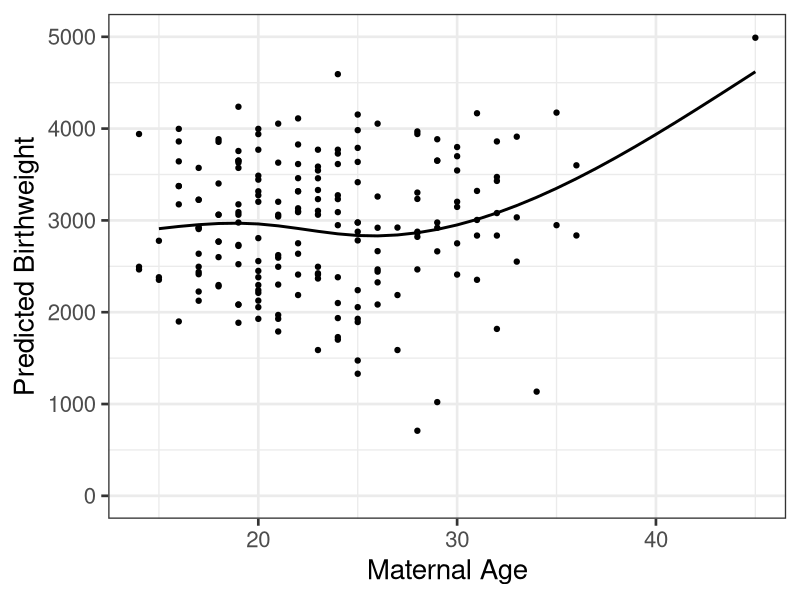
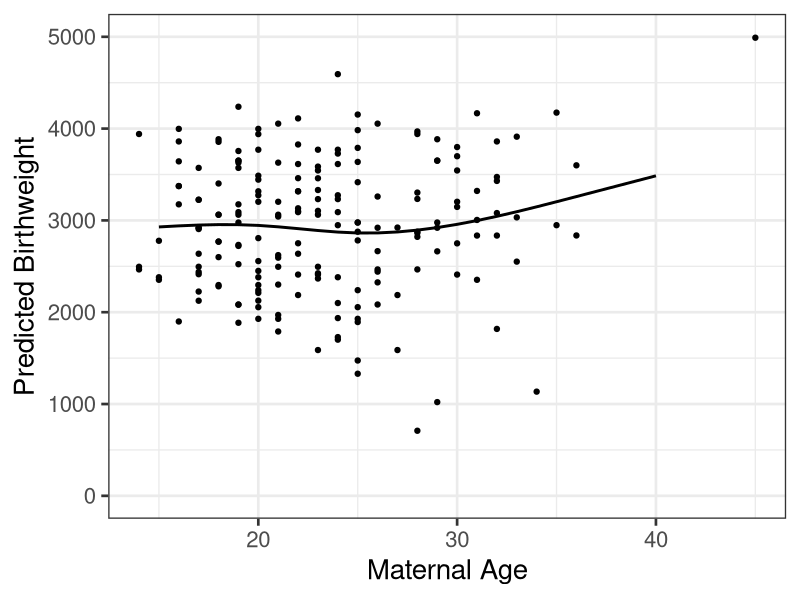
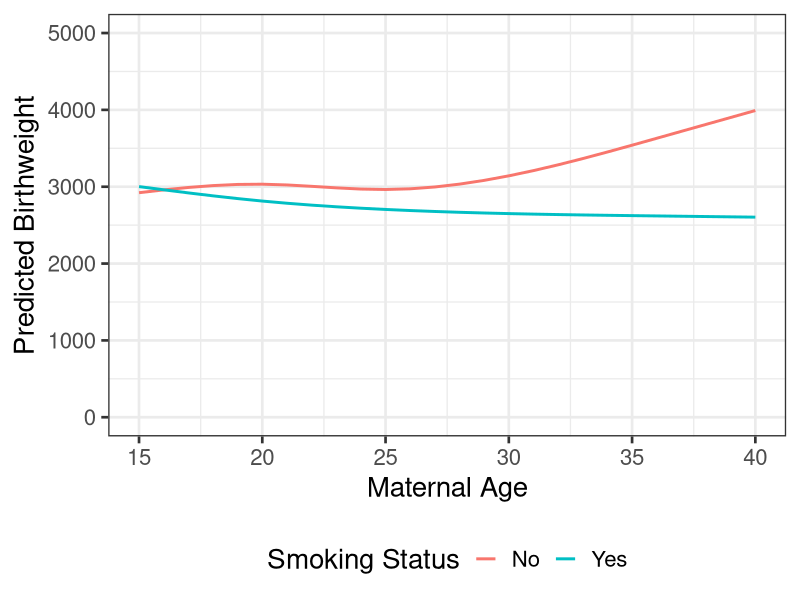
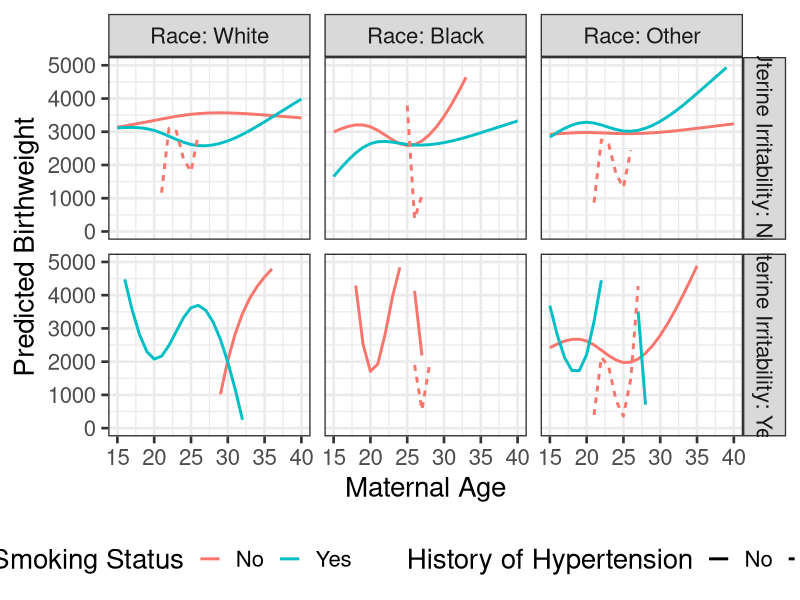

These charts were generated, in order, by the following R code:
## ---- chunk 1
#| message: false
#| warning: false
library(tidyverse)
library(splines)
data(birthwt, package = "MASS")
# Model
mod <-  lm(bwt ~ ns(age, 3), data = birthwt)
# Create new data
newdf <-  expand.grid(age = seq(15, 45, by = 1))
# Predict
newdf <-  newdf |> 
  mutate(pred = predict(mod, newdata = newdf))
# Visualise
ggplot(data = newdf, aes(x = age, y = pred)) +
  geom_line(linewidth = 1) +
  geom_point(data = birthwt, aes(x = age, y = bwt)) +
  xlab("Maternal Age") + ylab("Predicted Birthweight") +
  scale_y_continuous(limits = c(0, 5000), breaks = seq(0, 5000, by = 1000)) +
  theme_bw(base_size = 20) +
  theme(legend.position = "bottom")
## ---- chunk 2
#| message: false
#| warning: false
library(tidyverse)
library(splines)
data(birthwt, package = "MASS")
# Model
mod <-  lm(bwt ~ ns(age, 3), data = subset(birthwt, age < 40))
# Create new data
newdf <-  expand.grid(age = seq(15, 40, by = 1))
# Predict
newdf <-  newdf |> 
  mutate(pred = predict(mod, newdata = newdf))
# Visualise
ggplot(data = newdf, aes(x = age, y = pred)) +
  geom_line(linewidth = 1) +
  geom_point(data = birthwt, aes(x = age, y = bwt)) +
  xlab("Maternal Age") + ylab("Predicted Birthweight") +
  scale_y_continuous(limits = c(0, 5000), breaks = seq(0, 5000, by = 1000)) +
  theme_bw(base_size = 20) +
  theme(legend.position = "bottom")
## ---- chunk 3
#| message: false
#| warning: false
# Relabel smoking
birthwt$smoke <-  factor(birthwt$smoke, levels = c(0,1), labels = c("No", "Yes"))
# Model
mod2 <-  lm(bwt ~ ns(age, 3) * smoke, data = subset(birthwt, age < 40))
# Create new data
newdf <-  expand.grid(age = seq(15, 40, by = 1),
                      smoke = levels(birthwt$smoke))
# Predict
newdf <-  newdf |>
  mutate(pred = predict(mod2, newdata = newdf))
# Visualise
ggplot(data = newdf, aes(x = age, y = pred, color = smoke)) +
  geom_line(linewidth = 1) +
  xlab("Maternal Age") + ylab("Predicted Birthweight") + labs(color = "Smoking Status") +
  scale_y_continuous(limits = c(0, 5000), breaks = seq(0, 5000, by = 1000)) +
  theme_bw(base_size = 20) +
  theme(legend.position = "bottom")
## ---- chunk 4
#| message: false
#| warning: false
# Relabel history of hypertension
birthwt$ht <-  factor(birthwt$ht, levels = c(0, 1), labels = c("No", "Yes"))
birthwt$race <-  factor(birthwt$race, levels = c(1,2,3), labels = c("White", "Black", "Other"))
birthwt$ui <-  factor(birthwt$ui, levels = c(0, 1), labels = c("No", "Yes"))
# Model
mod3 <-  lm(bwt ~ ns(age,3) * smoke * race * ui * ht, data = subset(birthwt, age < 40))
# Create new data
newdf <-  expand.grid(age = seq(15, 40, by = 1),
                      smoke = levels(birthwt$smoke),
                      race = levels(birthwt$race),
                      ui = levels(birthwt$ui),
                      ht = levels(birthwt$ht))
# Create labels for plotting race
label_race <- c("Race: White", "Race: Black", "Race: Other")
names(label_race) <- c("White", "Black", "Other")
# Create labels for plotting ui
label_ui <- c("Uterine Irritability: No", "Uterine Irritability: Yes")
names(label_ui) <- c("No", "Yes")
# Predict
newdf <-  newdf |> 
  mutate(pred = predict(mod3, newdata = newdf))
# Visualise
ggplot(data = newdf, aes(x = age, y = pred, group = interaction(smoke, ht), color = smoke, linetype = ht)) +
  geom_line(linewidth = 1) +
  xlab("Maternal Age") + ylab("Predicted Birthweight") + labs(color = "Smoking Status", linetype = "History of Hypertension") +
  scale_y_continuous(limits = c(0, 5000), breaks = seq(0, 5000, by = 1000)) +
  facet_grid(ui ~ race, labeller = labeller(race = label_race, ui = label_ui)) +
  theme_bw(base_size = 20) +
  theme(legend.position = "bottom")
